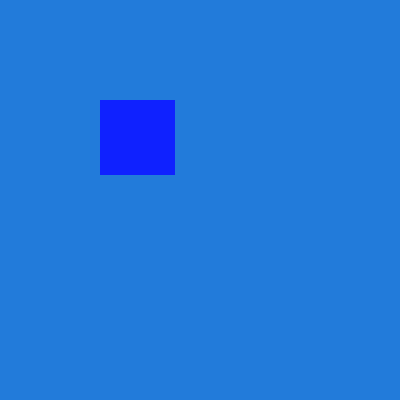
Frame 1 (no input)
Frame 60 (no input): identical to frame 1, image omitted
Frame 120 (the mouse pressed at the canvas centre since frame 60): identical to frame 1, image omitted

The p5.js sketch that drew this single still picture (run headless with seeded random() and noise() and a simulated clock; from frame 60 on, the mouse is pressed at the canvas centre):

// p5.js sketch
// ── sketch.js
/*
Example with mulitple shapes across the canvas/window using object literal notation.
Edited By Raiyan Rahman
*/


var circle = { //object that is defined by many values
  x: 200,// location of circle on x axis
  y: 200,// location of circle on y axis
  diam: 50,// variable named diameter set by the value of 50
  r: 255,//r value of color in rgb
  g: 123,//g value of color in rgb
  b: 25,// b value of color in rgb
}


var rectangle = {// variable set by rectangle
  x: 100,// position of rectangle on the x axis
  y: 100,// position of rectangle on y axis
  diam: 75,// diameter of rectangle set by value of 75
  r: 15,//r value in rgb
  g: 33,// g value in rgb
  b: 255// b value in rgb
}


function setup()  {
  createCanvas(400, 400);// canvas size
}


function draw() {
  background(34, 123, 218);// background color set by rgb value
  noStroke();// defines that it doesnt have any stroke
  fill(circle.r, circle.g, circle.b);// object properties , color set by rgb
  ellipse(circle.x, circle.y, circle.diam, circle.diam);//object properties and location of object on canvas
  fill(rectangle.r, rectangle.g, rectangle.b);// object properties of rectangle and color of rectangle set by grey scale/rgb
  rect(rectangle.x, rectangle.y, rectangle.diam, rectangle.diam);// object property location of rectangle and location set by pre set variable
}
